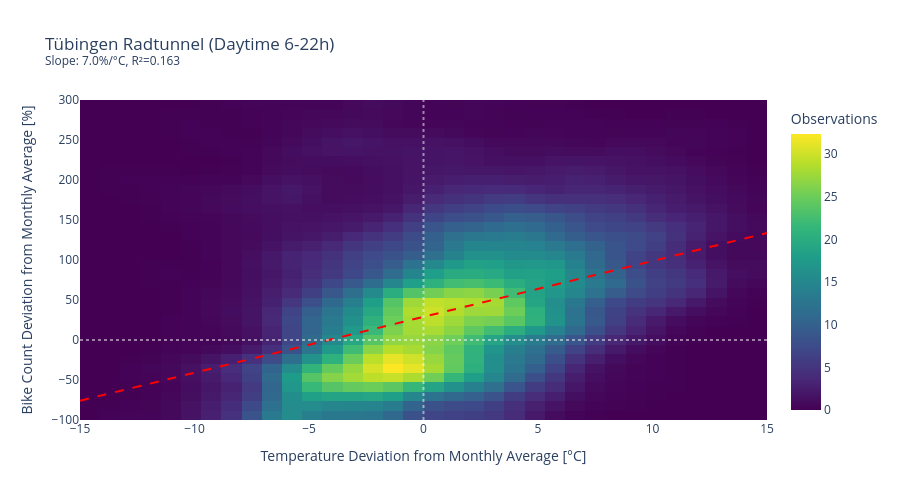

The notebook cell this image was saved under:
### Markdown cell above
### Temperature Deviation Heatmap
Removes seasonal bias by showing how temperature deviation from monthly average affects bike counts.
- **Slope** quantifies sensitivity: % change in bike count per °C deviation

### Code cell
fig = get_plot("temp_deviation_heatmap")(tue_df, title="Tübingen Radtunnel")
fig.show()

### Figure 1 — Plotly figure (JSON) as saved in the notebook; plotly's stock layout.template omitted (floating-point values rounded to 4 significant figures; data arrays with more than 128 entries replaced by an {"elided": "..."} marker saying what was removed)
{"data": [{"colorbar": {"title": {"text": "Observations"}}, "colorscale": [[0, "#440154"], [0.1111, "#482878"], [0.2222, "#3e4989"], [0.3333, "#31688e"], [0.4444, "#26828e"], [0.5556, "#1f9e89"], [0.6667, "#35b779"], [0.7778, "#6ece58"], [0.8889, "#b5de2b"], [1, "#fde725"]], "type": "heatmap", "x": [-15.0, -14.12, -13.24, -12.35, -11.47, -10.59, -9.706, -8.824, -7.941, -7.059, -6.176, -5.294, -4.412, -3.529, -2.647, -1.765, -0.8824, 0.0, 0.8824, 1.765, 2.647, 3.529, 4.412, 5.294, 6.176, 7.059, 7.941, 8.824, 9.706, 10.59, 11.47, 12.35, 13.24, 14.12, 15.0], "y": [-100.0, -88.24, -76.47, -64.71, -52.94, -41.18, -29.41, -17.65, -5.882, 5.882, 17.65, 29.41, 41.18, 52.94, 64.71, 76.47, 88.24, 100.0, 111.8, 123.5, 135.3, 147.1, 158.8, 170.6, 182.4, 194.1, 205.9, 217.6, 229.4, 241.2, 252.9, 264.7, 276.5, 288.2, 300.0], "z": {"elided": "34x34 float values"}}, {"line": {"color": "red", "dash": "dash", "width": 2}, "mode": "lines", "name": "Regression (slope=7.0%/°C)", "type": "scatter", "x": [-15, 15], "y": [-75.84, 133.7]}], "layout": {"height": 500, "legend": {"x": 0.99, "xanchor": "right", "y": 0.99, "yanchor": "top"}, "shapes": [{"line": {"color": "rgba(255,255,255,0.5)", "dash": "dot"}, "type": "line", "x0": 0, "x1": 1, "xref": "x domain", "y0": 0, "y1": 0, "yref": "y"}, {"line": {"color": "rgba(255,255,255,0.5)", "dash": "dot"}, "type": "line", "x0": 0, "x1": 0, "xref": "x", "y0": 0, "y1": 1, "yref": "y domain"}], "title": {"text": "Tübingen Radtunnel (Daytime 6-22h)<br><sup>Slope: 7.0%/°C, R²=0.163</sup>"}, "xaxis": {"range": [-15, 15], "title": {"text": "Temperature Deviation from Monthly Average [°C]"}}, "yaxis": {"range": [-100, 300], "title": {"text": "Bike Count Deviation from Monthly Average [%]"}}}}
